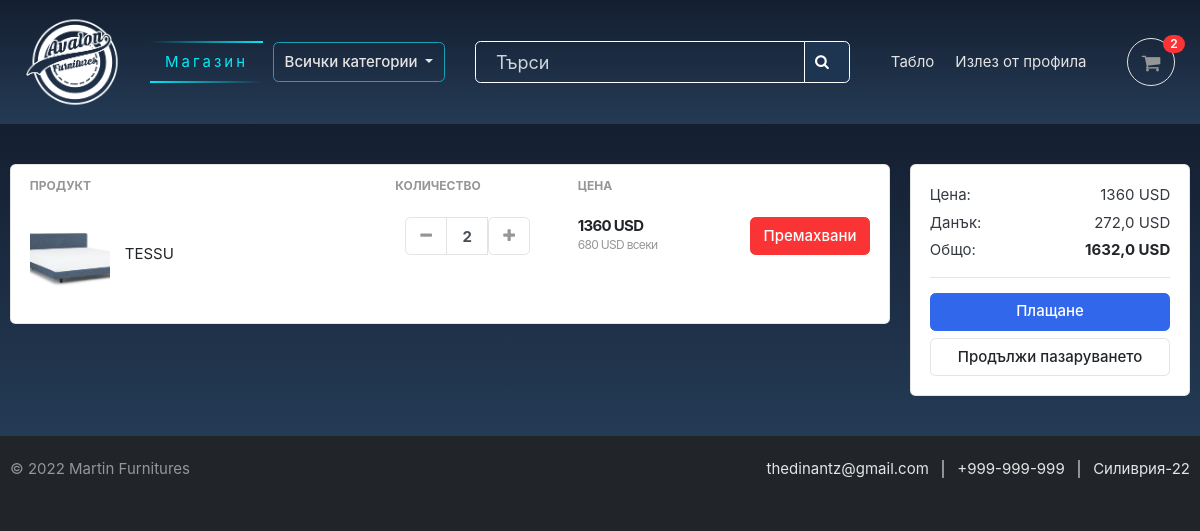
Before: /cart/ (signed in) with the older database file.
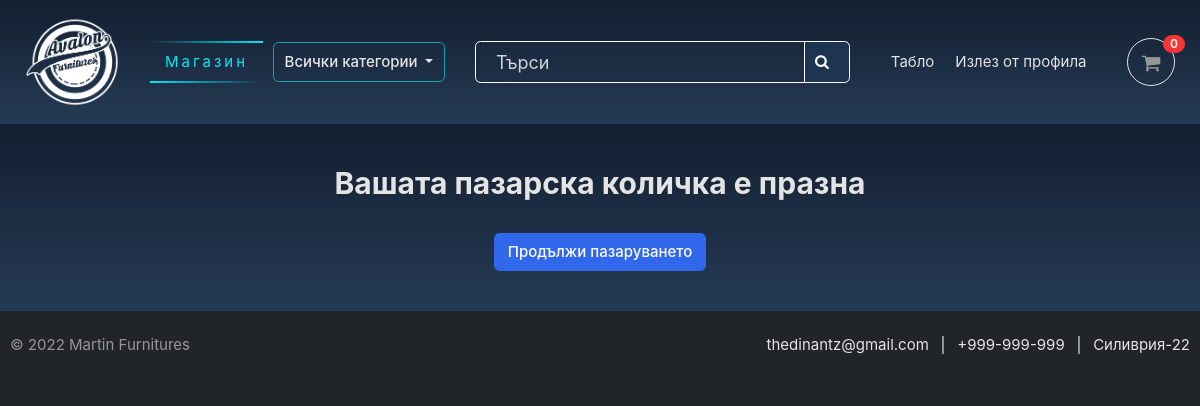
After: the same page with the newer database file.
### carts/models.py (models this page shows, shortened)
class CartItem(models.Model):
    user = models.ForeignKey(Account, on_delete=models.CASCADE, null=True)
    product = models.ForeignKey(Product, on_delete=models.CASCADE)
    variations = models.ManyToManyField(Variation, blank=True)
    cart = models.ForeignKey(Cart, on_delete=models.CASCADE, null=True)
    quantity = models.IntegerField()
    is_active = models.BooleanField(default=True)
    def sub_total(self):
        return self.product.price * self.quantity

### store/models.py (models this page shows, shortened)
class Product(models.Model):
    product_name = models.CharField(max_length=50, unique=True)
    slug = models.SlugField(max_length=50, unique=True)
    description = models.TextField(max_length=600, blank=True)
    dimensions = models.TextField(max_length=200, blank=True)
    type = models.CharField(max_length=50, null=False, blank=False)
    price = models.IntegerField()
    images = models.ImageField(upload_to='photos/products')
    stock = models.IntegerField()
    is_available = models.BooleanField(default=True)
    category = models.ForeignKey(Category, on_delete=models.CASCADE)
    created_date = models.DateTimeField(auto_now_add=True)
    modified_date = models.DateTimeField(auto_now=True)
    def get_url(self):
        return reverse('product_detail', args=[self.category.slug, self.slug])

### carts/views.py (the view)
# urls.py: path('', views.cart, name='cart'),
def cart(request, total=0, quantity=0, cart_items=None):
    try:
        tax = 0
        grand_total = 0
        if request.user.is_authenticated:
            cart_items = CartItem.objects.filter(
                user=request.user, is_active=True)
        else:
            cart = Cart.objects.get(cart_id=_cart_id(request))
            cart_items = CartItem.objects.filter(cart=cart, is_active=True)
        for cart_item in cart_items:
            total += (cart_item.product.price * cart_item.quantity)
            quantity += cart_item.quantity
        tax = (20 * total)/100
        grand_total = total + tax
    except ObjectDoesNotExist:
        pass  # just ignore
    context = {
        'total': total,
        'quantity': quantity,
        'cart_items': cart_items,
        'tax': tax,
        'grand_total': grand_total,
    }
    return render(request, 'store/cart.html', context)

### carts/context_processors.py (called while the page is built)
def counter(request):
    cart_count = 0
    if 'admin' in request.path:
        return {}
    else:
        try:
            cart = Cart.objects.filter(cart_id=_cart_id(request))
            if request.user.is_authenticated:
                cart_items = CartItem.objects.all().filter(user=request.user)
            else:
                cart_items = CartItem.objects.all().filter(cart=cart[:1])
            for cart_item in cart_items:
                cart_count += cart_item.quantity
        except Cart.DoesNotExist:
            cart_count = 0
    return dict(cart_count=cart_count)

### carts/views.py (called while the page is built)
def _cart_id(request):
    cart = request.session.session_key
    if not cart:
        cart = request.session.create()
    return cart

### category/context_processors.py (called while the page is built)
def menu_links(request):
    links = Category.objects.all()
    return dict(links=links)

### category/models.py (called while the page is built)
    def get_url(self):
        return reverse('products_by_category', args=[self.slug])

### templates/store/cart.html (shortened to what this page needs)
{% extends 'base.html' %}
{% load static %}
{% block content %}
<section class="section-content padding-y bg coloringlinear">
	<div class="container">
{% if not cart_items %}
	<h2 class="text-center text-light">Вашата пазарска количка е празна</h2>
	<br>
	<div class="text-center">
		<a href="{% url 'store' %}" class="btn btn-primary">Продължи пазаруването</a>
	</div>
{% else %}
	<div class="row">
		<aside class="col-lg-9">
	<div class="card">
<table class="table table-borderless table-shopping-cart">
	<thead class="text-muted">
		<tr class="small text-uppercase">
  		<th scope="col">Продукт</th>
		<th scope="col" width="130">Количество</th>
  		<th scope="col" width="130">Цена</th>
  		<th scope="col" class="text-right" width="200"> </th>
		</tr>
	</thead>
<tbody>
{% for cart_item in cart_items %}
<tr>
	<td>
		<figure class="itemside align-items-center">
			<div class="aside"><img src="{{ cart_item.product.images.url }}" class="img-sm"></div>
			<figcaption class="info">
				<a href="{{ cart_item.product.get_url }}" class="title text-dark">{{ cart_item.product.product_name }}</a>
			</figcaption>
		</figure>
	</td>
	<td>
			<div class="col">
				<div class="input-group input-spinner">
					<div class="input-group-prepend">
						<a href="{% url 'remove_cart' cart_item.product.id cart_item.id %}" class="btn btn-light" type="button" id="button-plus"> <i class="fa fa-minus"></i> </a>
					</div>
					<input type="text" class="form-control"  value="{{ cart_item.quantity }}">
					<form action="{% url 'add_cart' cart_item.product.id %}" method="POST">
						<button class="btn btn-light" type="submit" id="button-minus"> <i class="fa fa-plus"></i> </button>
					</form>
					</div>
				</div>
			</div>
	<td>
		<div class="price-wrap">
			<var class="price">{{ cart_item.sub_total }} USD</var>
			<small class="text-muted">{{ cart_item.product.price }} USD всеки </small>
		</div>
	</td>
	<td class="text-right">
		<a href="{% url 'remove_cart_item' cart_item.product.id cart_item.id %}" onclick="return confirm('Сигурен ли си че искаш да премахнеш този продукт?')" class="btn btn-danger"> Премахвани</a>
	</td>
{% endfor %}
</div>
	<aside class="col-lg-3">
		<div class="card">
		<div class="card-body">
			<dl class="dlist-align">
			  <dt>Цена:</dt>
			  <dd class="text-right">{{total}} USD</dd>
			</dl>
			<dl class="dlist-align">
			  <dt>Данък:</dt>
			  <dd class="text-right">{{tax}} USD</dd>
			</dl>
			<dl class="dlist-align">
			  <dt>Общо:</dt>
			  <dd class="text-right text-dark b"><strong>{{grand_total}} USD</strong></dd>
			</dl>
			<hr>
			<a href="{% url 'checkout' %}" class="btn btn-primary btn-block"> Плащане </a>
			<a href="{% url 'store' %}" class="btn btn-light btn-block">Продължи пазаруването</a>
		</div>
		</div>
</aside>
</div>
{% endif %}
	</div>
	</section>
{% endblock content %}

Changed rows visible on the page:
removed CartItem: product.images (picture), product.product_name "TESSU", quantity "2", sub_total "1360", product.price "680"
Other visible differences:
{{ cart_count }}: "2" → "0"
{{ total }}: "1360" → (not shown)
{{ tax }}: "272,0" → (not shown)
{{ grand_total }}: "1632,0" → (not shown)
text no longer shown: "ПРОДУКТ КОЛИЧЕСТВО ЦЕНА Цена: USD Данък: USD Общо: USD Плащане"
text now shown: "Вашата пазарска количка е празна"
